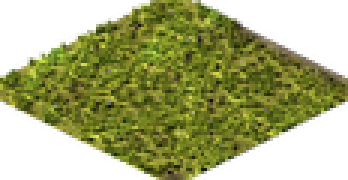
#> input picture tests/e2e/hd/c3/246.png, 116 x 60 px (shown 3 times larger)
$ python cmp.py ../../../tests/e2e/hd/c3/246.png ../../../tests/e2e/hd/c3/247.png out.png
#> lines starting #> are read from the running program, lines starting #| are printed output that depends on the picture
"""usage: python cmp.py RENDER.png ORIG.png OUT.png -> original | new (game size, 8x nearest) | new full render"""
import sys
from PIL import Image
r, o = Image.open(sys.argv[1]).convert('RGBA'), Image.open(sys.argv[2]).convert('RGBA')
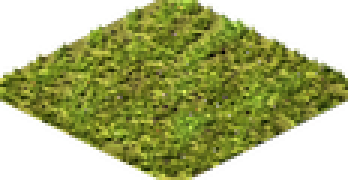
#> input picture tests/e2e/hd/c3/247.png, 116 x 60 px (shown 3 times larger)
#> r is the input picture: PIL image 116x60 RGBA; mean R, G, B, A 114.5, 117.6, 43.6, 153.9
#> o is the input picture: PIL image 116x60 RGBA; mean R, G, B, A 123.5, 132.7, 44.8, 153.9
n = r.resize(o.size, Image.LANCZOS)
n.save(sys.argv[1].replace('.png', '_game.png'))
Z = 8
ims = [o.resize((o.width * Z, o.height * Z), Image.NEAREST), n.resize((o.width * Z, o.height * Z), Image.NEAREST), r]
s = Image.new('RGBA', (sum(i.width for i in ims) + 40, max(i.height for i in ims)), (45, 45, 45, 255))
x = 0
for i in ims:
    s.alpha_composite(i, (x, 0)); x += i.width + 20
#> this loop made 3 passes
#> x on passes 1 to 3: 948, 1896, 2032
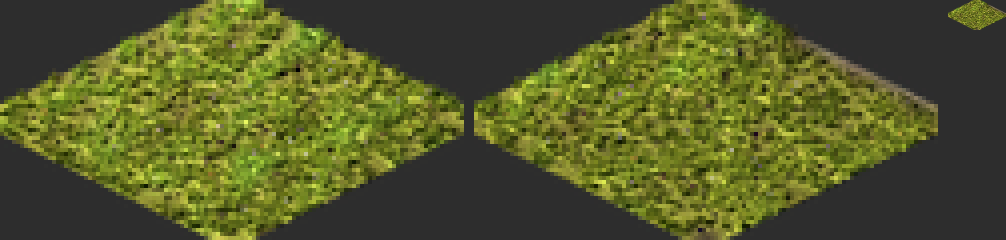
#> s: PIL image 2012x480 RGBA (shown at 1/2 size); mean R, G, B, A 84.1, 89.1, 41.1, 255
#> after the loop, x = 2032
s.save(sys.argv[3])
